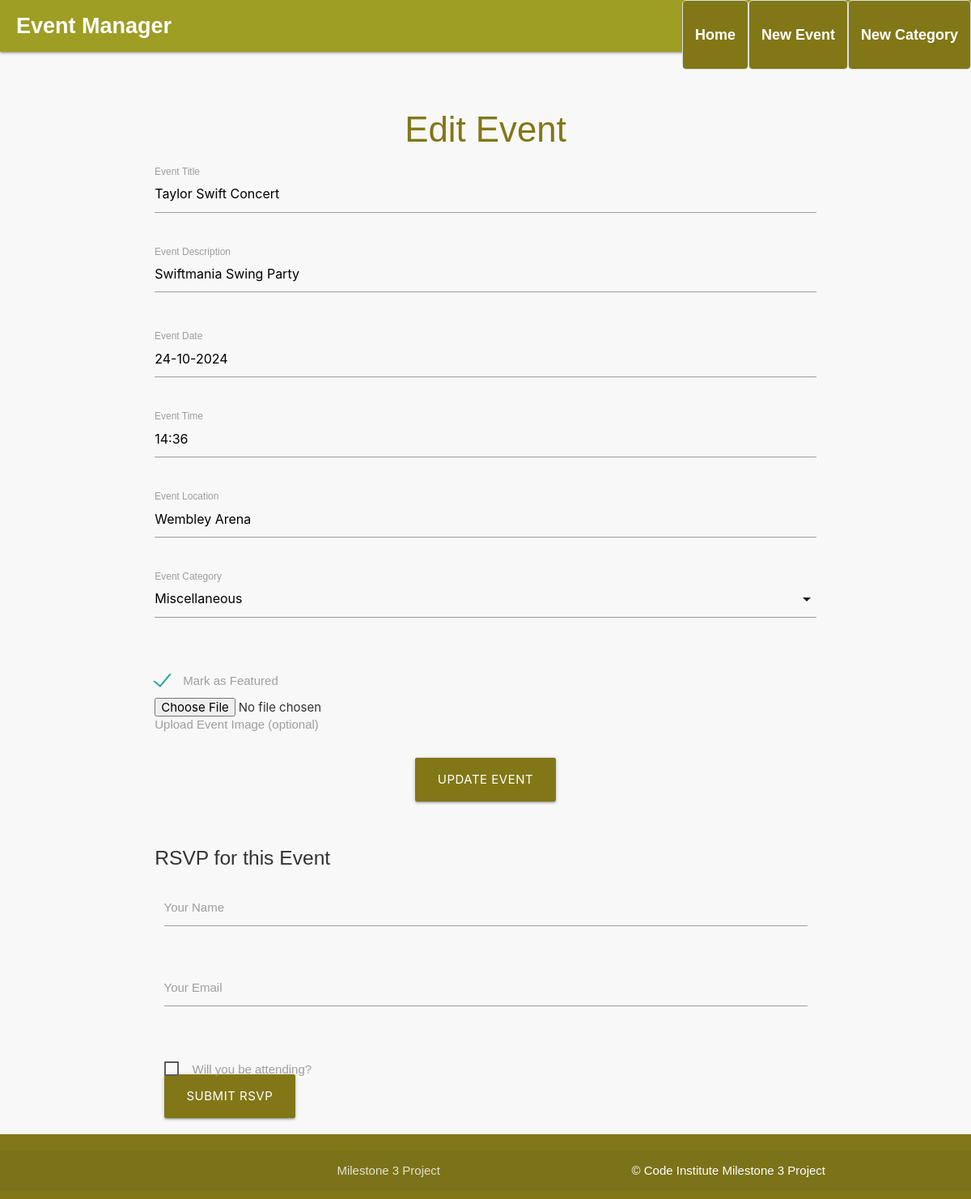
Before: /edit_event/1 with the older database file.
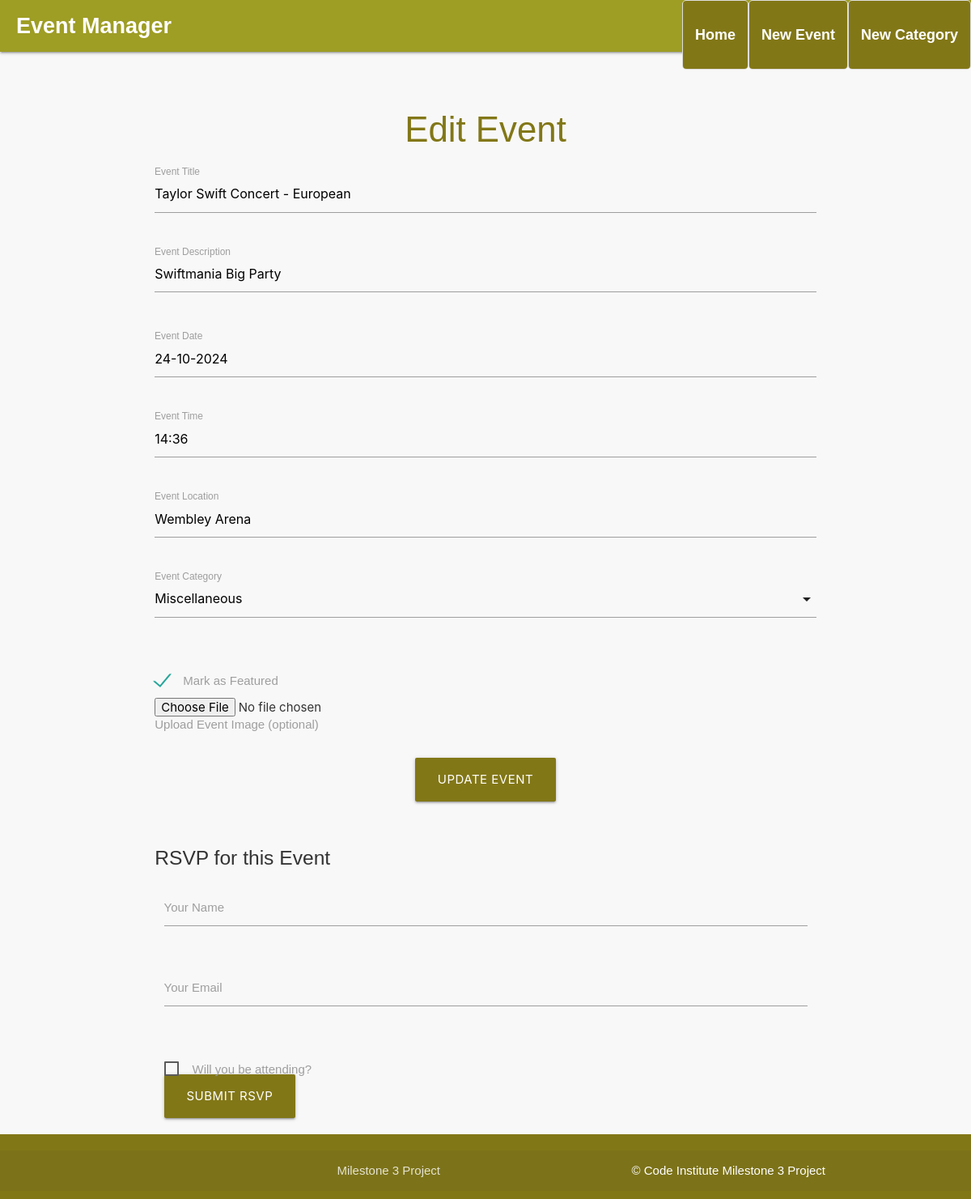
After: the same page with the newer database file.
### eventmanager/models.py (models this page shows, shortened)
class Event(db.Model):
    id = db.Column(db.Integer, primary_key=True)
    title = db.Column(db.String(100), unique=True, nullable=False)
    description = db.Column(db.Text, nullable=False)
    date = db.Column(db.DateTime, nullable=False)
    location = db.Column(db.String(200), nullable=False)
    created_at = db.Column(db.DateTime, default=db.func.now(), nullable=False)
    featured = db.Column(db.Boolean, default=False)
    category_id = db.Column(db.Integer, db.ForeignKey('category.id'), nullable=True)
    image_file = db.Column(db.String(120), nullable=True)  # Ensure this line is included

### eventmanager/routes.py (the view, shortened to what this page needs)
@app.route("/edit_event/<int:event_id>", methods=["GET", "POST"])
def edit_event(event_id):
    event = Event.query.get_or_404(event_id)
    categories = Category.query.all()  # Fetch categories for the dropdown
    formatted_date = event.date.strftime('%d-%m-%Y')
    formatted_time = event.date.strftime('%H:%M')
    return render_template("edit_event.html", event=event, categories=categories, formatted_date=formatted_date, formatted_time=formatted_time)

### eventmanager/templates/edit_event.html (shortened to what this page needs)
{% extends "base.html" %}
{% block content %}
    <h3 class="center-align lime-text text-darken-4">Edit Event</h3>
    <form method="POST" action="{{ url_for('edit_event', event_id=event.id) }}" class="row" enctype="multipart/form-data">
        <div class="input-field col s12">
            <input type="text" name="title" id="title" value="{{ event.title }}" required>
            <label for="title" class="active">Event Title</label>
        </div>
        <div class="input-field col s12">
            <textarea name="description" id="description" class="materialize-textarea">{{ event.description }}</textarea>
            <label for="description" class="active">Event Description</label>
        </div>
        <div class="input-field col s12">
            <input type="text" name="date" id="date" value="{{ event.date.strftime('%d-%m-%Y') }}" required>
            <label for="date" class="active">Event Date</label>
        </div>
        <div class="input-field col s12">
            <input type="text" name="time" id="time" value="{{ event.date.strftime('%H:%M') }}" required>
            <label for="time" class="active">Event Time</label>
        </div>
        <div class="input-field col s12">
            <input type="text" name="location" id="location" value="{{ event.location }}" required>
            <label for="location" class="active">Event Location</label>
        </div>
        <div class="input-field col s12">
            <label>Event Category</label>
        </div>
        <div class="input-field col s12">
            <label>
                <span>Mark as Featured</span>
            </label>
        </div>
        <div class="input-field col s12">
            <label for="image" style="margin-top: 10px;">Upload Event Image (optional)</label>
            <input type="file" name="image" id="image" accept="image/*">
        </div>
        <div class="row">
            <div class="col s12 center-align">
                <button type="submit" class="btn-large lime darken-4">Update Event</button>
            </div>
        </div>
    </form>
    <div class="row" style="margin-top: 20px;">
        <form method="POST" action="{{ url_for('rsvp', event_id=event.id) }}" class="col s12">
            <h5>RSVP for this Event</h5>
            <div class="input-field col s12">
                <input type="text" name="name" id="name" required>
                <label for="name">Your Name</label>
            </div>
            <div class="input-field col s12">
                <input type="email" name="email" id="email" required>
                <label for="email">Your Email</label>
            </div>
            <div class="input-field col s12">
                <label>
                    <span>Will you be attending?</span>
                </label>
            </div>
            <div class="col s12">
                <button type="submit" class="btn-large lime darken-4">Submit RSVP</button>
            </div>
        </form>
    </div>
{% endblock %}

Changed rows visible on the page:
changed Event "Wembley Arena": title "Taylor Swift Concert" → "Taylor Swift Concert - European"; description "Swiftmania Swing Party" → "Swiftmania Big Party"
